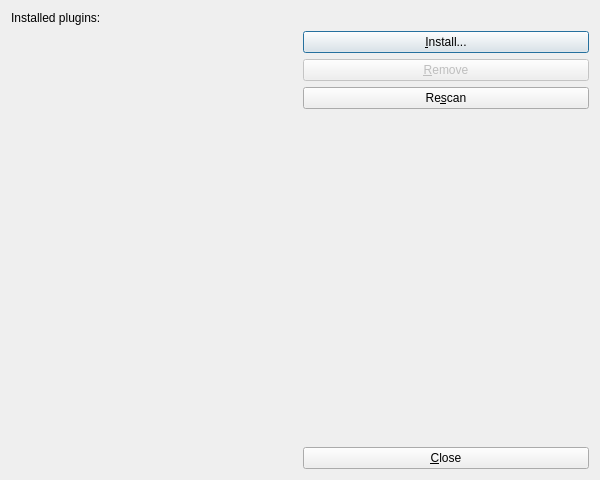
<?xml version="1.0" encoding="UTF-8"?>
<ui version="4.0">
 <exportmacro>KST_EXPORT</exportmacro>
 <class>PluginManager</class>
 <widget class="QDialog" name="PluginManager">
  <property name="geometry">
   <rect>
    <x>0</x>
    <y>0</y>
    <width>600</width>
    <height>480</height>
   </rect>
  </property>
  <property name="windowTitle">
   <string>Plugin Manager</string>
  </property>
  <layout class="QGridLayout">
   <item row="1" column="0" rowspan="5">
    <widget class="Q3ListView" name="_pluginList">
     <column>
      <property name="text">
       <string>Name</string>
      </property>
      <property name="clickable">
       <bool>true</bool>
      </property>
      <property name="resizable">
       <bool>true</bool>
      </property>
     </column>
     <column>
      <property name="text">
       <string>Loaded</string>
      </property>
      <property name="clickable">
       <bool>true</bool>
      </property>
      <property name="resizable">
       <bool>true</bool>
      </property>
     </column>
     <column>
      <property name="text">
       <string>Description</string>
      </property>
      <property name="clickable">
       <bool>true</bool>
      </property>
      <property name="resizable">
       <bool>true</bool>
      </property>
     </column>
     <column>
      <property name="text">
       <string>Version</string>
      </property>
      <property name="clickable">
       <bool>true</bool>
      </property>
      <property name="resizable">
       <bool>true</bool>
      </property>
     </column>
     <column>
      <property name="text">
       <string>Author</string>
      </property>
      <property name="clickable">
       <bool>true</bool>
      </property>
      <property name="resizable">
       <bool>true</bool>
      </property>
     </column>
     <column>
      <property name="text">
       <string>Function</string>
      </property>
      <property name="clickable">
       <bool>true</bool>
      </property>
      <property name="resizable">
       <bool>true</bool>
      </property>
     </column>
     <column>
      <property name="text">
       <string>Location</string>
      </property>
      <property name="clickable">
       <bool>true</bool>
      </property>
      <property name="resizable">
       <bool>true</bool>
      </property>
     </column>
    </widget>
   </item>
   <item row="1" column="1">
    <widget class="QPushButton" name="_install">
     <property name="text">
      <string>&amp;Install...</string>
     </property>
    </widget>
   </item>
   <item row="2" column="1">
    <widget class="QPushButton" name="_remove">
     <property name="enabled">
      <bool>false</bool>
     </property>
     <property name="text">
      <string>&amp;Remove</string>
     </property>
    </widget>
   </item>
   <item row="5" column="1">
    <widget class="QPushButton" name="_close">
     <property name="text">
      <string>&amp;Close</string>
     </property>
    </widget>
   </item>
   <item row="0" column="0">
    <widget class="QLabel" name="textLabel1">
     <property name="text">
      <string>Installed plugins:</string>
     </property>
     <property name="wordWrap">
      <bool>false</bool>
     </property>
    </widget>
   </item>
   <item row="4" column="1">
    <spacer name="spacer1">
     <property name="orientation">
      <enum>Qt::Vertical</enum>
     </property>
     <property name="sizeType">
      <enum>QSizePolicy::Expanding</enum>
     </property>
     <property name="sizeHint" stdset="0">
      <size>
       <width>51</width>
       <height>290</height>
      </size>
     </property>
    </spacer>
   </item>
   <item row="3" column="1">
    <widget class="QPushButton" name="_rescan">
     <property name="text">
      <string>Re&amp;scan</string>
     </property>
    </widget>
   </item>
  </layout>
 </widget>
 <layoutdefault spacing="6" margin="11"/>
 <pixmapfunction>qPixmapFromMimeSource</pixmapfunction>
 <customwidgets>
  <customwidget>
   <class>Q3Frame</class>
   <extends>QFrame</extends>
   <header>Qt3Support/Q3Frame</header>
   <container>1</container>
  </customwidget>
  <customwidget>
   <class>Q3ListView</class>
   <extends>Q3Frame</extends>
   <header>q3listview.h</header>
  </customwidget>
 </customwidgets>
 <tabstops>
  <tabstop>_pluginList</tabstop>
  <tabstop>_install</tabstop>
  <tabstop>_remove</tabstop>
  <tabstop>_rescan</tabstop>
  <tabstop>_close</tabstop>
 </tabstops>
 <includes>
  <include location="global">qmap.h</include>
  <include location="global">qstring.h</include>
  <include location="global">kst_export.h</include>
 </includes>
 <resources/>
 <connections/>
</ui>
